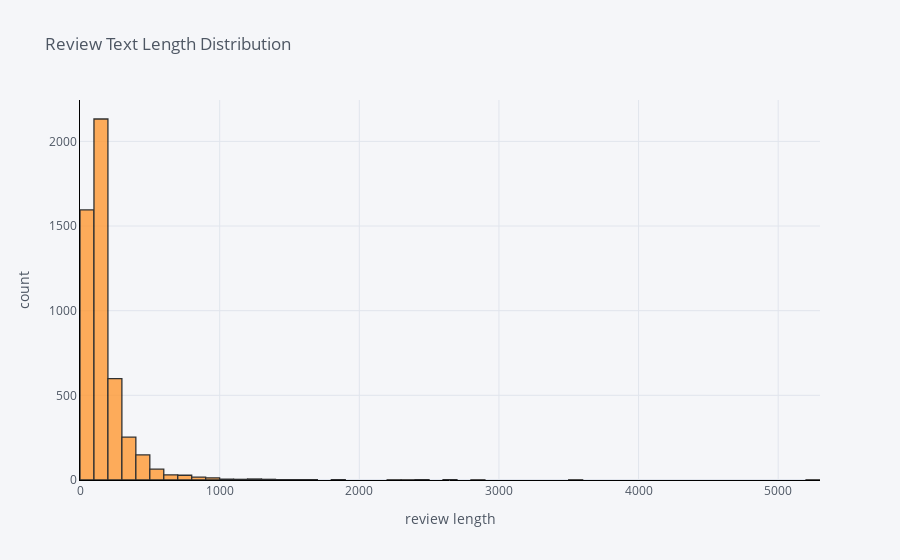

The code cell stored with this chart in its notebook:
### Markdown cell above
# Review Text Length Distribution

> > Let's check out the length of review text

### Code cell
process_reviews['review_len'].iplot(
    kind='hist',
    bins=100,
    xTitle='review length',
    linecolor='black',
    yTitle='count',
    title='Review Text Length Distribution')

### Figure 1 — Plotly figure (JSON) as saved in the notebook; plotly's stock layout.template omitted (floating-point values rounded to 4 significant figures; data arrays with more than 128 entries replaced by an {"elided": "..."} marker saying what was removed)
{"data": [{"histfunc": "count", "histnorm": "", "marker": {"color": "rgba(255, 153, 51, 1.0)", "line": {"color": "#000000", "width": 1.3}}, "name": "review_len", "nbinsx": 100, "opacity": 0.8, "orientation": "v", "type": "histogram", "x": {"elided": "4915 int values"}}], "layout": {"barmode": "overlay", "legend": {"bgcolor": "#F5F6F9", "font": {"color": "#4D5663"}}, "paper_bgcolor": "#F5F6F9", "plot_bgcolor": "#F5F6F9", "title": {"font": {"color": "#4D5663"}, "text": "Review Text Length Distribution"}, "xaxis": {"gridcolor": "#E1E5ED", "linecolor": "black", "showgrid": true, "tickfont": {"color": "#4D5663"}, "title": {"font": {"color": "#4D5663"}, "text": "review length"}, "zerolinecolor": "#E1E5ED"}, "yaxis": {"gridcolor": "#E1E5ED", "linecolor": "black", "showgrid": true, "tickfont": {"color": "#4D5663"}, "title": {"font": {"color": "#4D5663"}, "text": "count"}, "zerolinecolor": "#E1E5ED"}}}
